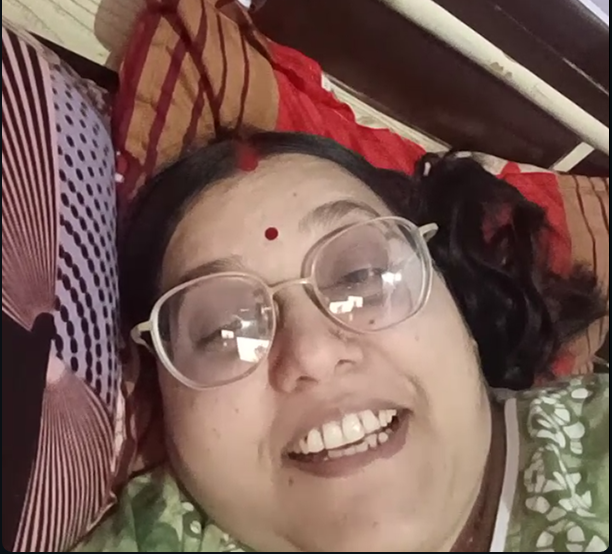
#> input picture opencv_tutorial/images/mumma.png, 612 x 554 px, found by its file name
$ python 4.canny_edge_detection.py
#> lines starting #> are read from the running program, lines starting #| are printed output that depends on the picture
import cv2

img = cv2.imread("images/mumma.png" , cv2.IMREAD_GRAYSCALE)
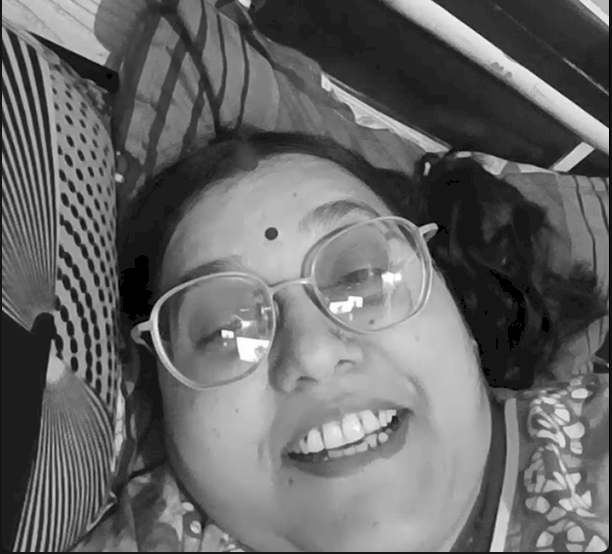
#> img: shape (554, 612); min 0, max 255, mean 102.9
img = img[:800 , 100:1100]
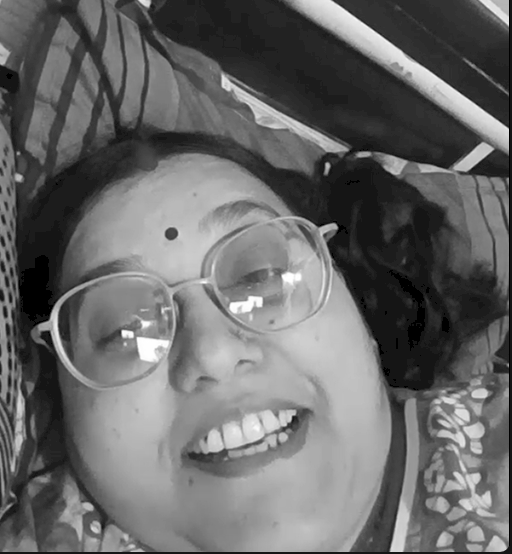
#> img: shape (554, 512); min 0, max 255, mean 104.1

edges = cv2.Canny(img , 20 , 60)
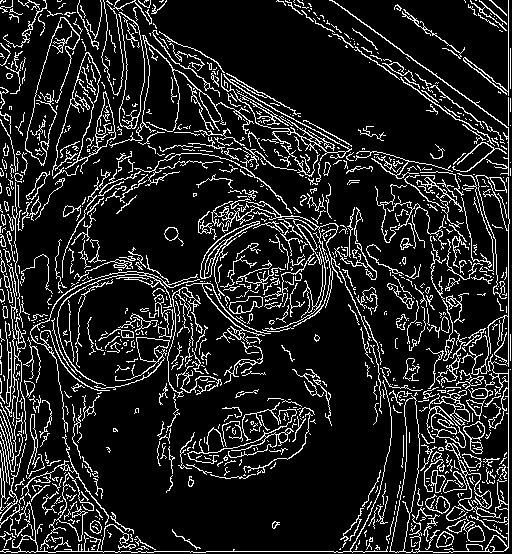
#> edges: shape (554, 512); 13.4% white in thin lines or dots
cv2.imshow("Image",img)
cv2.imshow("Canny",edges)

cv2.imwrite("images/canny_edge.jpeg",edges)
cv2.waitKey(0)
cv2.destroyAllWindows()
